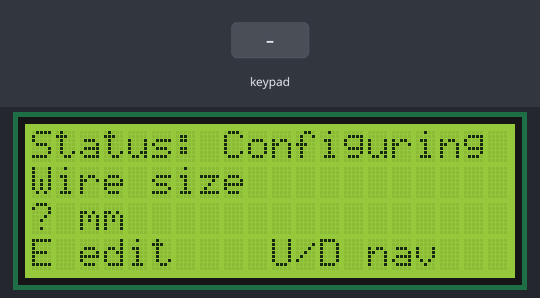
Simulated run of this sketch. Board: Arduino Mega 2560, built with avr-gcc and run on an emulated ATmega2560. On the bench: 20×4 character LCD. Wiring (inferred from the names in the program): 4×4 keypad with keys 1 2 3 U 4 5 6 D 7 8 9 Y . 0 N E: rows pin 30, pin 31, pin 32, pin 33; columns pin 34, pin 35, pin 36, pin 37. Wiring (inferred from the signals the program sends): character LCD (HD44780): RS pin 22; E pin 23; data pin 24, pin 25, pin 26, pin 27. The inputs (shaded band) are chosen by the test bench.

Above: at 1.2 s.
1.3 s: keypad keys 3 0 3 1 3 2 3 3 D pressed 0.4 s apart
At 5.9 s:
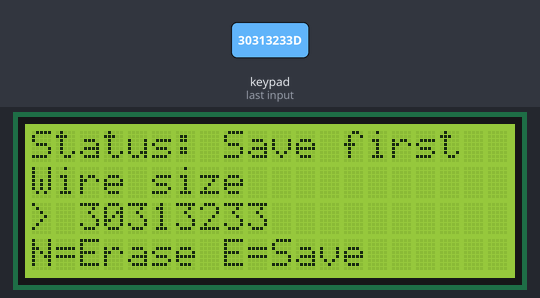
6.4 s: key 'Y' pressed
At 7.3 s:
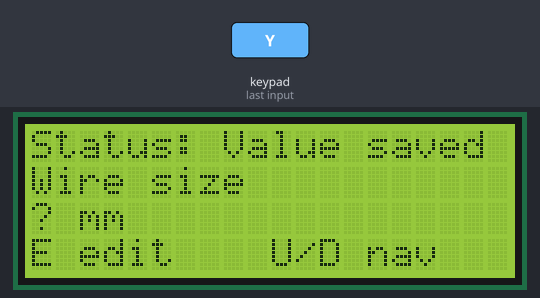
7.9 s: key 'U' pressed
At 8.5 s:
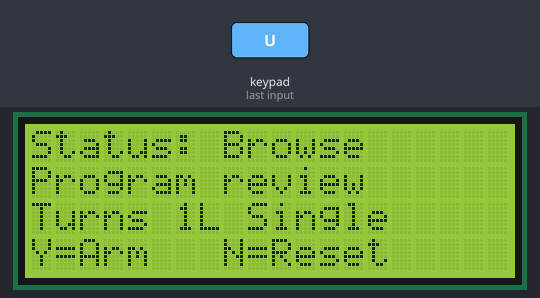
9.4 s: keypad keys 3 4 3 5 3 6 3 7 D pressed 0.4 s apart
At 13.2 s:
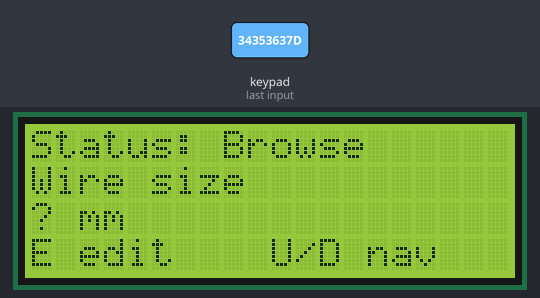
14.5 s: key 'D' pressed
At 15.9 s:
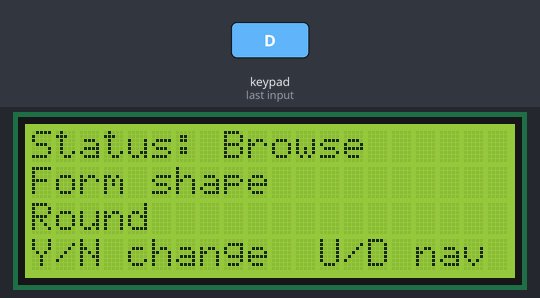
Timing chart, 0 to 17.0 s (numbered marks = the images above; inputs shaded):
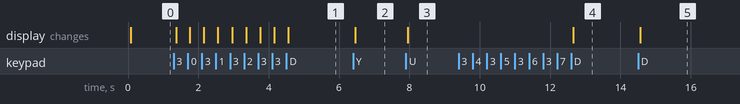

The sketch:

Coil_Winder.ino
```cpp
#include <ctype.h>
#include <stdint.h>
#include <stdio.h>
#include <stdlib.h>
#include <string.h>

namespace {

constexpr uint8_t LCD_RS = 22;
constexpr uint8_t LCD_EN = 23;
constexpr uint8_t LCD_D4 = 24;
constexpr uint8_t LCD_D5 = 25;
constexpr uint8_t LCD_D6 = 26;
constexpr uint8_t LCD_D7 = 27;

constexpr uint8_t ROW_PINS[] = {30, 31, 32, 33};
constexpr uint8_t COL_PINS[] = {34, 35, 36, 37};

constexpr char KEYMAP[4][4] = {
    {'1', '2', '3', 'U'},
    {'4', '5', '6', 'D'},
    {'7', '8', '9', 'Y'},
    {'.', '0', 'N', 'E'},
};

constexpr uint8_t LCD_COLUMNS = 20;
constexpr uint8_t LCD_ROWS = 4;
constexpr size_t INPUT_BUFFER_SIZE = 16;
constexpr unsigned long DEBOUNCE_MS = 35;
constexpr unsigned long DISPLAY_REFRESH_MS = 200;

class SimpleLcd {
 public:
  SimpleLcd(uint8_t rs, uint8_t enable, uint8_t d4, uint8_t d5, uint8_t d6, uint8_t d7)
      : rsPin(rs), enablePin(enable), dataPins{d4, d5, d6, d7} {}

  void begin(uint8_t columns, uint8_t rows) {
    lcdColumns = columns;
    lcdRows = rows;

    pinMode(rsPin, OUTPUT);
    pinMode(enablePin, OUTPUT);
    for (uint8_t dataPin : dataPins) {
      pinMode(dataPin, OUTPUT);
    }

    delay(50);
    digitalWrite(rsPin, LOW);
    writeNibble(0x03);
    delay(5);
    writeNibble(0x03);
    delayMicroseconds(150);
    writeNibble(0x03);
    writeNibble(0x02);

    command(0x28);
    command(0x08);
    command(0x01);
    delay(2);
    command(0x06);
    command(0x0C);
  }

  void setCursor(uint8_t column, uint8_t row) {
    static const uint8_t ROW_OFFSETS[] = {0x00, 0x40, 0x14, 0x54};
    if (row >= lcdRows) {
      row = lcdRows - 1;
    }
    if (column >= lcdColumns) {
      column = lcdColumns - 1;
    }
    command(static_cast<uint8_t>(0x80 | (column + ROW_OFFSETS[row])));
  }

  void print(const char *text) {
    while (*text != '\0') {
      write(static_cast<uint8_t>(*text++), true);
    }
  }

 private:
  uint8_t rsPin;
  uint8_t enablePin;
  uint8_t dataPins[4];
  uint8_t lcdColumns = 0;
  uint8_t lcdRows = 0;

  void pulseEnable() {
    digitalWrite(enablePin, LOW);
    delayMicroseconds(1);
    digitalWrite(enablePin, HIGH);
    delayMicroseconds(1);
    digitalWrite(enablePin, LOW);
    delayMicroseconds(100);
  }

  void writeNibble(uint8_t value) {
    for (uint8_t bit = 0; bit < 4; ++bit) {
      digitalWrite(dataPins[bit], (value >> bit) & 0x01);
    }
    pulseEnable();
  }

  void write(uint8_t value, bool dataMode) {
    digitalWrite(rsPin, dataMode ? HIGH : LOW);
    writeNibble(static_cast<uint8_t>(value >> 4));
    writeNibble(static_cast<uint8_t>(value & 0x0F));
  }

  void command(uint8_t value) {
    write(value, false);
  }
};

SimpleLcd lcd(LCD_RS, LCD_EN, LCD_D4, LCD_D5, LCD_D6, LCD_D7);

enum FormShape : uint8_t {
  FORM_ROUND = 0,
  FORM_RECTANGULAR,
  FORM_OVAL,
  FORM_SHAPE_COUNT
};

enum TargetMode : uint8_t {
  TARGET_TURNS = 0,
  TARGET_INDUCTANCE,
  TARGET_MODE_COUNT
};

enum WindingMode : uint8_t {
  WINDING_SINGLE = 0,
  WINDING_BIFILAR,
  WINDING_MULTI,
  WINDING_MODE_COUNT
};

enum MenuItem : uint8_t {
  ITEM_WIRE_SIZE = 0,
  ITEM_FORM_SHAPE,
  ITEM_ROUND_DIAMETER,
  ITEM_FORM_WIDTH,
  ITEM_FORM_HEIGHT,
  ITEM_TARGET_MODE,
  ITEM_TURNS,
  ITEM_INDUCTANCE,
  ITEM_LAYERS,
  ITEM_WINDING_MODE,
  ITEM_FILAR_COUNT,
  ITEM_READY_SCREEN,
  ITEM_COUNT
};

struct CoilSettings {
  float wireSizeMm = 0.25f;
  FormShape formShape = FORM_ROUND;
  float roundDiameterMm = 12.0f;
  float formWidthMm = 20.0f;
  float formHeightMm = 10.0f;
  TargetMode targetMode = TARGET_TURNS;
  unsigned long turns = 100;
  float inductanceMilliHenry = 1.0f;
  uint16_t layers = 1;
  WindingMode windingMode = WINDING_SINGLE;
  uint8_t filarCount = 1;
};

CoilSettings settings;
MenuItem currentItem = ITEM_WIRE_SIZE;
bool editingValue = false;
bool displayDirty = true;
char inputBuffer[INPUT_BUFFER_SIZE] = "";
char machineStatus[21] = "Status: Configuring";
unsigned long lastDisplayRefresh = 0;
char lastRawKey = '\0';
char stableKey = '\0';
unsigned long lastKeyChangeAt = 0;

const char *const FORM_NAMES[] = {"Round", "Rectangular", "Oval"};
const char *const TARGET_MODE_NAMES[] = {"Turns", "Inductance"};
const char *const WINDING_MODE_NAMES[] = {"Single", "Bifilar", "Multi-filar"};

bool isNumericItem(MenuItem item) {
  return item == ITEM_WIRE_SIZE || item == ITEM_ROUND_DIAMETER ||
         item == ITEM_FORM_WIDTH || item == ITEM_FORM_HEIGHT ||
         item == ITEM_TURNS || item == ITEM_INDUCTANCE ||
         item == ITEM_LAYERS || item == ITEM_FILAR_COUNT;
}

bool isChoiceItem(MenuItem item) {
  return item == ITEM_FORM_SHAPE || item == ITEM_TARGET_MODE ||
         item == ITEM_WINDING_MODE;
}

bool isItemVisible(MenuItem item) {
  switch (item) {
    case ITEM_ROUND_DIAMETER:
      return settings.formShape == FORM_ROUND;
    case ITEM_FORM_WIDTH:
    case ITEM_FORM_HEIGHT:
      return settings.formShape != FORM_ROUND;
    case ITEM_TURNS:
      return settings.targetMode == TARGET_TURNS;
    case ITEM_INDUCTANCE:
      return settings.targetMode == TARGET_INDUCTANCE;
    case ITEM_FILAR_COUNT:
      return settings.windingMode == WINDING_MULTI;
    default:
      return true;
  }
}

MenuItem nextVisibleItem(MenuItem item, int direction) {
  int index = static_cast<int>(item);
  do {
    index += direction;
    if (index < 0) {
      index = ITEM_COUNT - 1;
    } else if (index >= ITEM_COUNT) {
      index = 0;
    }
  } while (!isItemVisible(static_cast<MenuItem>(index)));

  return static_cast<MenuItem>(index);
}

void setStatus(const char *status) {
  strncpy(machineStatus, status, sizeof(machineStatus) - 1);
  machineStatus[sizeof(machineStatus) - 1] = '\0';
  displayDirty = true;
}

void printLine(uint8_t row, const char *text) {
  char buffer[LCD_COLUMNS + 1];
  snprintf(buffer, sizeof(buffer), "%-20.20s", text);
  lcd.setCursor(0, row);
  lcd.print(buffer);
}

void formatFloatValue(float value, const char *suffix, char *buffer, size_t bufferSize) {
  snprintf(buffer, bufferSize, "%.2f %s", value, suffix);
}

void formatIntegerValue(unsigned long value, const char *suffix, char *buffer, size_t bufferSize) {
  snprintf(buffer, bufferSize, "%lu %s", value, suffix);
}

void syncFilarCount() {
  if (settings.windingMode == WINDING_SINGLE) {
    settings.filarCount = 1;
  } else if (settings.windingMode == WINDING_BIFILAR) {
    settings.filarCount = 2;
  } else if (settings.filarCount < 3) {
    settings.filarCount = 3;
  }
}

void formatValue(MenuItem item, char *buffer, size_t bufferSize) {
  switch (item) {
    case ITEM_WIRE_SIZE:
      formatFloatValue(settings.wireSizeMm, "mm", buffer, bufferSize);
      break;
    case ITEM_FORM_SHAPE:
      snprintf(buffer, bufferSize, "%s", FORM_NAMES[settings.formShape]);
      break;
    case ITEM_ROUND_DIAMETER:
      formatFloatValue(settings.roundDiameterMm, "mm", buffer, bufferSize);
      break;
    case ITEM_FORM_WIDTH:
      formatFloatValue(settings.formWidthMm, "mm", buffer, bufferSize);
      break;
    case ITEM_FORM_HEIGHT:
      formatFloatValue(settings.formHeightMm, "mm", buffer, bufferSize);
      break;
    case ITEM_TARGET_MODE:
      snprintf(buffer, bufferSize, "%s", TARGET_MODE_NAMES[settings.targetMode]);
      break;
    case ITEM_TURNS:
      formatIntegerValue(settings.turns, "turns", buffer, bufferSize);
      break;
    case ITEM_INDUCTANCE:
      formatFloatValue(settings.inductanceMilliHenry, "mH", buffer, bufferSize);
      break;
    case ITEM_LAYERS:
      formatIntegerValue(settings.layers, "layers", buffer, bufferSize);
      break;
    case ITEM_WINDING_MODE:
      snprintf(buffer, bufferSize, "%s", WINDING_MODE_NAMES[settings.windingMode]);
      break;
    case ITEM_FILAR_COUNT:
      formatIntegerValue(settings.filarCount, "wires", buffer, bufferSize);
      break;
    case ITEM_READY_SCREEN:
      snprintf(buffer, bufferSize, "Y arm / N reset");
      break;
    default:
      buffer[0] = '\0';
      break;
  }
}

const char *labelFor(MenuItem item) {
  switch (item) {
    case ITEM_WIRE_SIZE:
      return "Wire size";
    case ITEM_FORM_SHAPE:
      return "Form shape";
    case ITEM_ROUND_DIAMETER:
      return "Form diameter";
    case ITEM_FORM_WIDTH:
      return "Form width";
    case ITEM_FORM_HEIGHT:
      return "Form height";
    case ITEM_TARGET_MODE:
      return "Target mode";
    case ITEM_TURNS:
      return "Target turns";
    case ITEM_INDUCTANCE:
      return "Target inductance";
    case ITEM_LAYERS:
      return "Layers";
    case ITEM_WINDING_MODE:
      return "Winding mode";
    case ITEM_FILAR_COUNT:
      return "Filar count";
    case ITEM_READY_SCREEN:
      return "Program review";
    default:
      return "";
  }
}

void seedInputBuffer(MenuItem item) {
  char currentValue[INPUT_BUFFER_SIZE];

  switch (item) {
    case ITEM_WIRE_SIZE:
      snprintf(currentValue, sizeof(currentValue), "%.2f", settings.wireSizeMm);
      break;
    case ITEM_ROUND_DIAMETER:
      snprintf(currentValue, sizeof(currentValue), "%.2f", settings.roundDiameterMm);
      break;
    case ITEM_FORM_WIDTH:
      snprintf(currentValue, sizeof(currentValue), "%.2f", settings.formWidthMm);
      break;
    case ITEM_FORM_HEIGHT:
      snprintf(currentValue, sizeof(currentValue), "%.2f", settings.formHeightMm);
      break;
    case ITEM_TURNS:
      snprintf(currentValue, sizeof(currentValue), "%lu", settings.turns);
      break;
    case ITEM_INDUCTANCE:
      snprintf(currentValue, sizeof(currentValue), "%.2f", settings.inductanceMilliHenry);
      break;
    case ITEM_LAYERS:
      snprintf(currentValue, sizeof(currentValue), "%u", settings.layers);
      break;
    case ITEM_FILAR_COUNT:
      snprintf(currentValue, sizeof(currentValue), "%u", settings.filarCount);
      break;
    default:
      currentValue[0] = '\0';
      break;
  }

  strncpy(inputBuffer, currentValue, sizeof(inputBuffer) - 1);
  inputBuffer[sizeof(inputBuffer) - 1] = '\0';
}

bool applyNumericInput(MenuItem item) {
  if (inputBuffer[0] == '\0') {
    setStatus("Status: Input needed");
    return false;
  }

  const float floatValue = static_cast<float>(atof(inputBuffer));
  const unsigned long unsignedValue = strtoul(inputBuffer, nullptr, 10);

  switch (item) {
    case ITEM_WIRE_SIZE:
      if (floatValue <= 0.0f) {
        setStatus("Status: Wire > 0");
        return false;
      }
      settings.wireSizeMm = floatValue;
      break;
    case ITEM_ROUND_DIAMETER:
      if (floatValue <= 0.0f) {
        setStatus("Status: Dia > 0");
        return false;
      }
      settings.roundDiameterMm = floatValue;
      break;
    case ITEM_FORM_WIDTH:
      if (floatValue <= 0.0f) {
        setStatus("Status: Width > 0");
        return false;
      }
      settings.formWidthMm = floatValue;
      break;
    case ITEM_FORM_HEIGHT:
      if (floatValue <= 0.0f) {
        setStatus("Status: Height > 0");
        return false;
      }
      settings.formHeightMm = floatValue;
      break;
    case ITEM_TURNS:
      if (unsignedValue == 0) {
        setStatus("Status: Turns > 0");
        return false;
      }
      settings.turns = unsignedValue;
      break;
    case ITEM_INDUCTANCE:
      if (floatValue <= 0.0f) {
        setStatus("Status: Induct > 0");
        return false;
      }
      settings.inductanceMilliHenry = floatValue;
      break;
    case ITEM_LAYERS:
      if (unsignedValue == 0 || unsignedValue > 999) {
        setStatus("Status: 1-999 layers");
        return false;
      }
      settings.layers = static_cast<uint16_t>(unsignedValue);
      break;
    case ITEM_FILAR_COUNT:
      if (unsignedValue < 3 || unsignedValue > 9) {
        setStatus("Status: 3-9 wires");
        return false;
      }
      settings.filarCount = static_cast<uint8_t>(unsignedValue);
      break;
    default:
      return false;
  }

  syncFilarCount();
  setStatus("Status: Value saved");
  return true;
}

void cycleChoice(MenuItem item, int direction) {
  switch (item) {
    case ITEM_FORM_SHAPE:
      settings.formShape = static_cast<FormShape>((settings.formShape + FORM_SHAPE_COUNT + direction) % FORM_SHAPE_COUNT);
      setStatus("Status: Shape set");
      break;
    case ITEM_TARGET_MODE:
      settings.targetMode = static_cast<TargetMode>((settings.targetMode + TARGET_MODE_COUNT + direction) % TARGET_MODE_COUNT);
      setStatus("Status: Target set");
      break;
    case ITEM_WINDING_MODE:
      settings.windingMode = static_cast<WindingMode>((settings.windingMode + WINDING_MODE_COUNT + direction) % WINDING_MODE_COUNT);
      syncFilarCount();
      setStatus("Status: Winding set");
      break;
    default:
      break;
  }

  if (!isItemVisible(currentItem)) {
    currentItem = nextVisibleItem(currentItem, 1);
  }
  displayDirty = true;
}

void beginNumericEdit(MenuItem item) {
  editingValue = true;
  seedInputBuffer(item);
  setStatus("Status: Edit digits");
}

void cancelNumericEdit() {
  editingValue = false;
  inputBuffer[0] = '\0';
  setStatus("Status: Edit canceled");
}

void commitNumericEdit() {
  if (applyNumericInput(currentItem)) {
    editingValue = false;
    inputBuffer[0] = '\0';
  }
}

void appendInputCharacter(char key) {
  const size_t length = strlen(inputBuffer);
  if (length >= INPUT_BUFFER_SIZE - 1) {
    setStatus("Status: Input full");
    return;
  }

  if (key == '.' && strchr(inputBuffer, '.') != nullptr) {
    setStatus("Status: One decimal");
    return;
  }

  inputBuffer[length] = key;
  inputBuffer[length + 1] = '\0';
  setStatus("Status: Editing");
}

void backspaceInput() {
  const size_t length = strlen(inputBuffer);
  if (length == 0) {
    cancelNumericEdit();
    return;
  }

  inputBuffer[length - 1] = '\0';
  setStatus("Status: Editing");
}

char scanRawKey() {
  for (uint8_t row = 0; row < 4; ++row) {
    digitalWrite(ROW_PINS[row], LOW);
    delayMicroseconds(5);

    for (uint8_t col = 0; col < 4; ++col) {
      if (digitalRead(COL_PINS[col]) == LOW) {
        digitalWrite(ROW_PINS[row], HIGH);
        return KEYMAP[row][col];
      }
    }

    digitalWrite(ROW_PINS[row], HIGH);
  }

  return '\0';
}

char readKey() {
  const char rawKey = scanRawKey();
  const unsigned long now = millis();

  if (rawKey != lastRawKey) {
    lastRawKey = rawKey;
    lastKeyChangeAt = now;
  }

  if ((now - lastKeyChangeAt) >= DEBOUNCE_MS && rawKey != stableKey) {
    stableKey = rawKey;
    if (stableKey != '\0') {
      return stableKey;
    }
  }

  return '\0';
}

void renderReadySummary() {
  char line2[21];
  snprintf(line2, sizeof(line2), "%s %uL %s",
           settings.targetMode == TARGET_TURNS ? "Turns" : "Induct",
           settings.layers,
           settings.windingMode == WINDING_MULTI ? "Multi" : WINDING_MODE_NAMES[settings.windingMode]);
  printLine(2, line2);
}

void renderMenu() {
  char valueLine[21];
  char helpLine[21];

  printLine(0, machineStatus);
  printLine(1, labelFor(currentItem));

  if (currentItem == ITEM_READY_SCREEN) {
    renderReadySummary();
    printLine(3, "Y=Arm   N=Reset");
    return;
  }

  if (editingValue) {
    snprintf(valueLine, sizeof(valueLine), "> %s", inputBuffer);
    printLine(2, valueLine);
    printLine(3, "N=Erase E=Save");
    return;
  }

  formatValue(currentItem, valueLine, sizeof(valueLine));
  printLine(2, valueLine);

  if (isChoiceItem(currentItem)) {
    snprintf(helpLine, sizeof(helpLine), "Y/N change  U/D nav");
  } else {
    snprintf(helpLine, sizeof(helpLine), "E edit    U/D nav");
  }

  printLine(3, helpLine);
}

void handleReadyKey(char key) {
  if (key == 'Y') {
    setStatus("Status: Program armed");
  } else if (key == 'N') {
    settings = CoilSettings();
    currentItem = ITEM_WIRE_SIZE;
    editingValue = false;
    inputBuffer[0] = '\0';
    syncFilarCount();
    setStatus("Status: Defaults loaded");
  }
}

void handleBrowsingKey(char key) {
  if (key == 'U') {
    currentItem = nextVisibleItem(currentItem, -1);
    setStatus("Status: Browse");
    return;
  }

  if (key == 'D') {
    currentItem = nextVisibleItem(currentItem, 1);
    setStatus("Status: Browse");
    return;
  }

  if (currentItem == ITEM_READY_SCREEN) {
    handleReadyKey(key);
    return;
  }

  if (isChoiceItem(currentItem)) {
    if (key == 'Y' || key == 'E') {
      cycleChoice(currentItem, 1);
    } else if (key == 'N') {
      cycleChoice(currentItem, -1);
    }
    return;
  }

  if (isNumericItem(currentItem)) {
    if (key == 'E') {
      beginNumericEdit(currentItem);
    } else if (isdigit(key) || key == '.') {
      editingValue = true;
      inputBuffer[0] = '\0';
      appendInputCharacter(key);
    }
  }
}

void handleEditingKey(char key) {
  if (isdigit(key) || key == '.') {
    appendInputCharacter(key);
  } else if (key == 'N') {
    backspaceInput();
  } else if (key == 'E' || key == 'Y') {
    commitNumericEdit();
  } else if (key == 'D' || key == 'U') {
    setStatus("Status: Save first");
  }
}

void setupKeypad() {
  for (uint8_t rowPin : ROW_PINS) {
    pinMode(rowPin, OUTPUT);
    digitalWrite(rowPin, HIGH);
  }

  for (uint8_t colPin : COL_PINS) {
    pinMode(colPin, INPUT_PULLUP);
  }
}

}  // namespace

void setup() {
  lcd.begin(LCD_COLUMNS, LCD_ROWS);
  setupKeypad();
  syncFilarCount();
  renderMenu();
}

void loop() {
  const char key = readKey();
  if (key != '\0') {
    if (editingValue) {
      handleEditingKey(key);
    } else {
      handleBrowsingKey(key);
    }
    displayDirty = true;
  }

  const unsigned long now = millis();
  if (displayDirty || (now - lastDisplayRefresh) >= DISPLAY_REFRESH_MS) {
    renderMenu();
    displayDirty = false;
    lastDisplayRefresh = now;
  }
}
```

Measured:
- after the input at 1.3 s, the display: first changes after 0.07 s (image 1 shows a later state)
- after the input at 6.4 s, the display: changes after 0.06 s (image 2)
- after the input at 7.9 s, the display: changes after 0.06 s (image 3)
- after the input at 9.4 s, the display: changes after 3.3 s (image 4)
- after the input at 14.5 s, the display: changes after 0.06 s (image 5)
